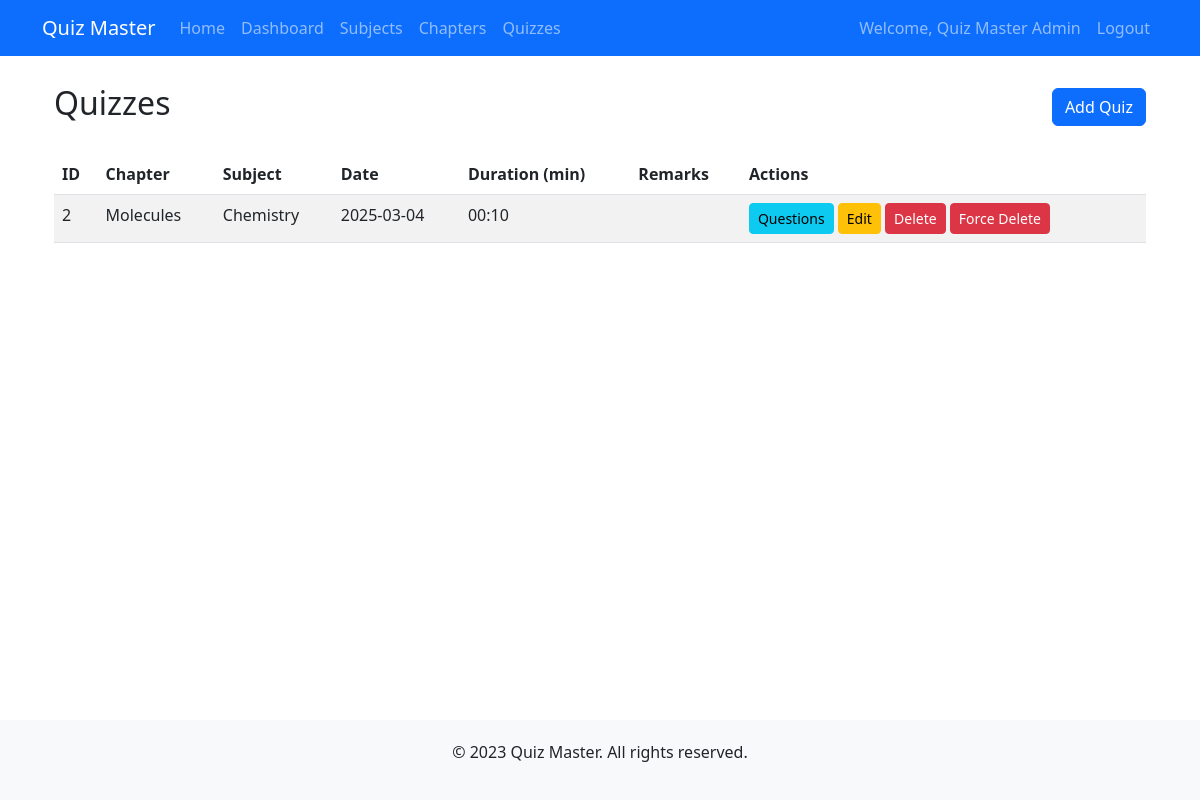
Page /admin/quizzes (signed in) on the committed database.
### models.py (models this page shows, shortened)
class User(db.Model, UserMixin):
    id = db.Column(db.Integer, primary_key=True)
    username = db.Column(db.String(100), unique=True, nullable=False)
    password_hash = db.Column(db.String(200), nullable=False)
    full_name = db.Column(db.String(100), nullable=False)
    qualification = db.Column(db.String(100))
    dob = db.Column(db.Date)
    is_admin = db.Column(db.Boolean, default=False)
    quiz_attempts = db.relationship('Score', backref='user', lazy=True)

class Quiz(db.Model):
    id = db.Column(db.Integer, primary_key=True)
    chapter_id = db.Column(db.Integer, db.ForeignKey('chapter.id'), nullable=False)
    date_of_quiz = db.Column(db.Date, nullable=False)
    time_duration = db.Column(db.String(5), nullable=False)  # Format: "HH:MM"
    remarks = db.Column(db.Text)
    questions = db.relationship('Question', backref='quiz', lazy=True, cascade="all, delete-orphan")
    attempts = db.relationship('Score', backref='quiz', lazy=True)

class Chapter(db.Model):
    id = db.Column(db.Integer, primary_key=True)
    name = db.Column(db.String(100), nullable=False)
    description = db.Column(db.Text)
    subject_id = db.Column(db.Integer, db.ForeignKey('subject.id'), nullable=False)
    quizzes = db.relationship('Quiz', backref='chapter', lazy=True, cascade="all, delete-orphan")

class Subject(db.Model):
    id = db.Column(db.Integer, primary_key=True)
    name = db.Column(db.String(100), nullable=False)
    description = db.Column(db.Text)
    chapters = db.relationship('Chapter', backref='subject', lazy=True, cascade="all, delete-orphan")

### app.py (the view)
@app.route('/admin/quizzes')
@login_required
def admin_quizzes():
    if not current_user.is_admin:
        flash('Access denied', 'danger')
        return redirect(url_for('index'))
    quizzes = Quiz.query.all()
    return render_template('admin/quizzes.html', quizzes=quizzes)

### app.py (called while the page is built)
@login_manager.user_loader
def load_user(user_id):
    return User.query.get(int(user_id))

### templates/admin/quizzes.html (shortened to what this page needs)
{% extends 'admin/base.html' %}
{% block content %}
<div class="container mt-4">
    <div class="d-flex justify-content-between align-items-center mb-4">
        <h2>Quizzes</h2>
        <a href="{{ url_for('add_quiz') }}" class="btn btn-primary">Add Quiz</a>
    </div>
    {% if quizzes %}
    <div class="table-responsive">
        <table class="table table-striped">
            <thead>
                <tr>
                    <th>ID</th>
                    <th>Chapter</th>
                    <th>Subject</th>
                    <th>Date</th>
                    <th>Duration (min)</th>
                    <th>Remarks</th>
                    <th>Actions</th>
                </tr>
            </thead>
            <tbody>
                {% for quiz in quizzes %}
                <tr>
                    <td>{{ quiz.id }}</td>
                    <td>{{ quiz.chapter.name }}</td>
                    <td>{{ quiz.chapter.subject.name }}</td>
                    <td>{{ quiz.date_of_quiz.strftime('%Y-%m-%d') }}</td>
                    <td>{{ quiz.time_duration }}</td>
                    <td>{{ quiz.remarks }}</td>
                    <td>
                        <a href="{{ url_for('quiz_questions', quiz_id=quiz.id) }}" class="btn btn-sm btn-info">Questions</a>
                        <a href="{{ url_for('edit_quiz', quiz_id=quiz.id) }}" class="btn btn-sm btn-warning">Edit</a>
                        <form action="{{ url_for('delete_quiz', quiz_id=quiz.id) }}" method="POST" class="d-inline">
                            <button type="submit" class="btn btn-sm btn-danger" onclick="return confirm('Are you sure you want to delete this quiz?')">Delete</button>
                        </form>
                        <form action="{{ url_for('delete_quiz', quiz_id=quiz.id) }}" method="POST" class="d-inline">
                            <button type="submit" class="btn btn-sm btn-danger" onclick="return confirm('WARNING: This will delete the quiz and ALL associated questions and scores. This action cannot be undone. Are you sure?')">Force Delete</button>
                        </form>
                    </td>
                </tr>
                {% endfor %}
            </tbody>
        </table>
    </div>
    {% else %}
    <div class="alert alert-info">No quizzes found. Add a quiz to get started.</div>
    {% endif %}
</div>
{% endblock %}

### templates/base.html (shortened to what this page needs)
<!DOCTYPE html>
<html lang="en">
<head>
    <link href="https://cdn.jsdelivr.net/npm/bootstrap@5.3.0-alpha1/dist/css/bootstrap.min.css" rel="stylesheet">
</head>
<body>
    <nav class="navbar navbar-expand-lg navbar-dark bg-primary fixed-top">
        <div class="container">
            <a class="navbar-brand" href="{{ url_for('index') }}">Quiz Master</a>
            <div class="collapse navbar-collapse" id="navbarNav">
                <ul class="navbar-nav me-auto">
                    <li class="nav-item">
                        <a class="nav-link" href="{{ url_for('index') }}">Home</a>
                    </li>
                    {% if current_user.is_authenticated %}
                        {% if current_user.is_admin %}
                            <li class="nav-item">
                                <a class="nav-link" href="{{ url_for('admin_dashboard') }}">Dashboard</a>
                            </li>
                            <li class="nav-item">
                                <a class="nav-link" href="{{ url_for('admin_subjects') }}">Subjects</a>
                            </li>
                            <li class="nav-item">
                                <a class="nav-link" href="{{ url_for('admin_chapters') }}">Chapters</a>
                            </li>
                            <li class="nav-item">
                                <a class="nav-link" href="{{ url_for('admin_quizzes') }}">Quizzes</a>
                            </li>
                        {% endif %}
                    {% endif %}
                </ul>
                <ul class="navbar-nav">
                    {% if current_user.is_authenticated %}
                        <li class="nav-item">
                            <span class="nav-link">Welcome, {{ current_user.full_name }}</span>
                        </li>
                        <li class="nav-item">
                            <a class="nav-link" href="{{ url_for('logout') }}">Logout</a>
                        </li>
                    {% endif %}
                </ul>
            </div>
        </div>
    </nav>
    <div class="container content">
        {% block content %}{% endblock %}
    </div>
    <footer class="text-center">
        <div class="container">
            <p>&copy; 2023 Quiz Master. All rights reserved.</p>
        </div>
    </footer>
</body>
</html>

### templates/base.html (style rules this page uses)
body { padding-top: 60px; min-height: 100vh; display: flex; flex-direction: column; }
.content { flex: 1; }
footer { margin-top: auto; padding: 20px 0; background-color: #f8f9fa; }

### rows in the picture
User: full_name "Quiz Master Admin"
Quiz: id "2", chapter.name "Molecules", chapter.subject.name "Chemistry", date_of_quiz "2025-03-04", time_duration "00:10"
